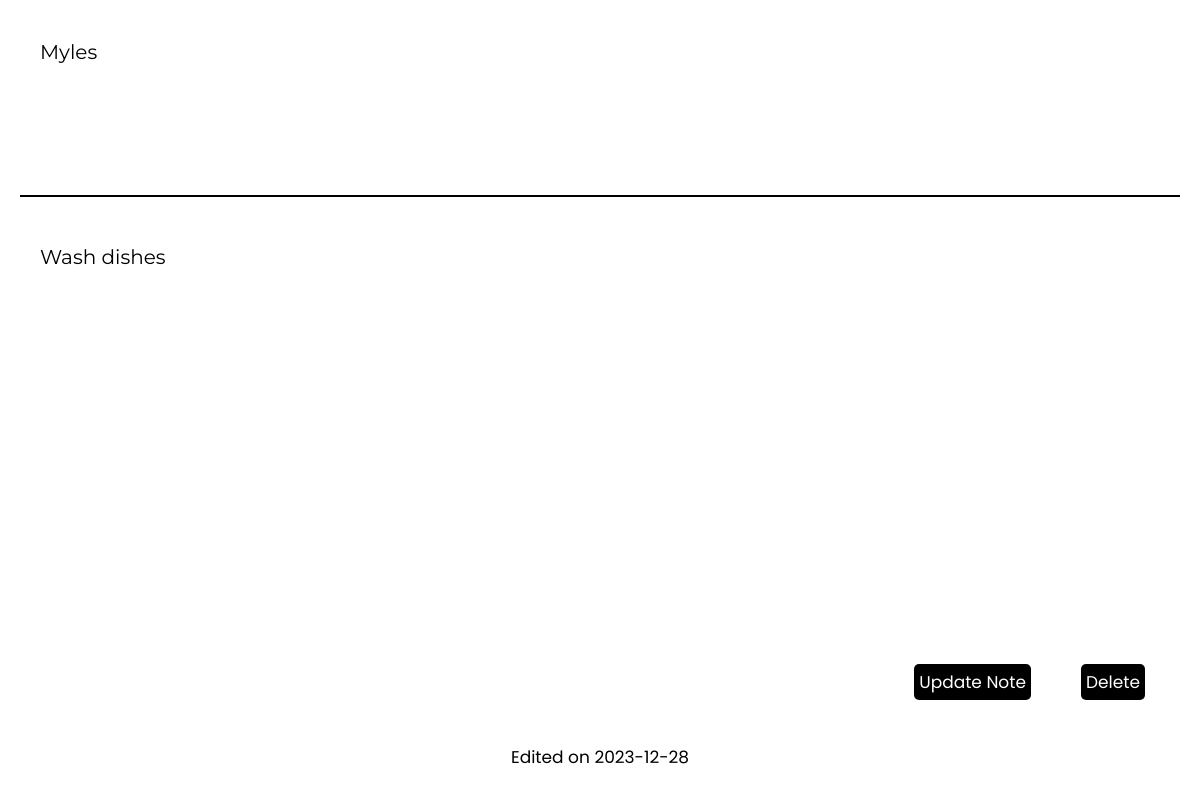
/post/1, run on an earlier commit of the app's database.
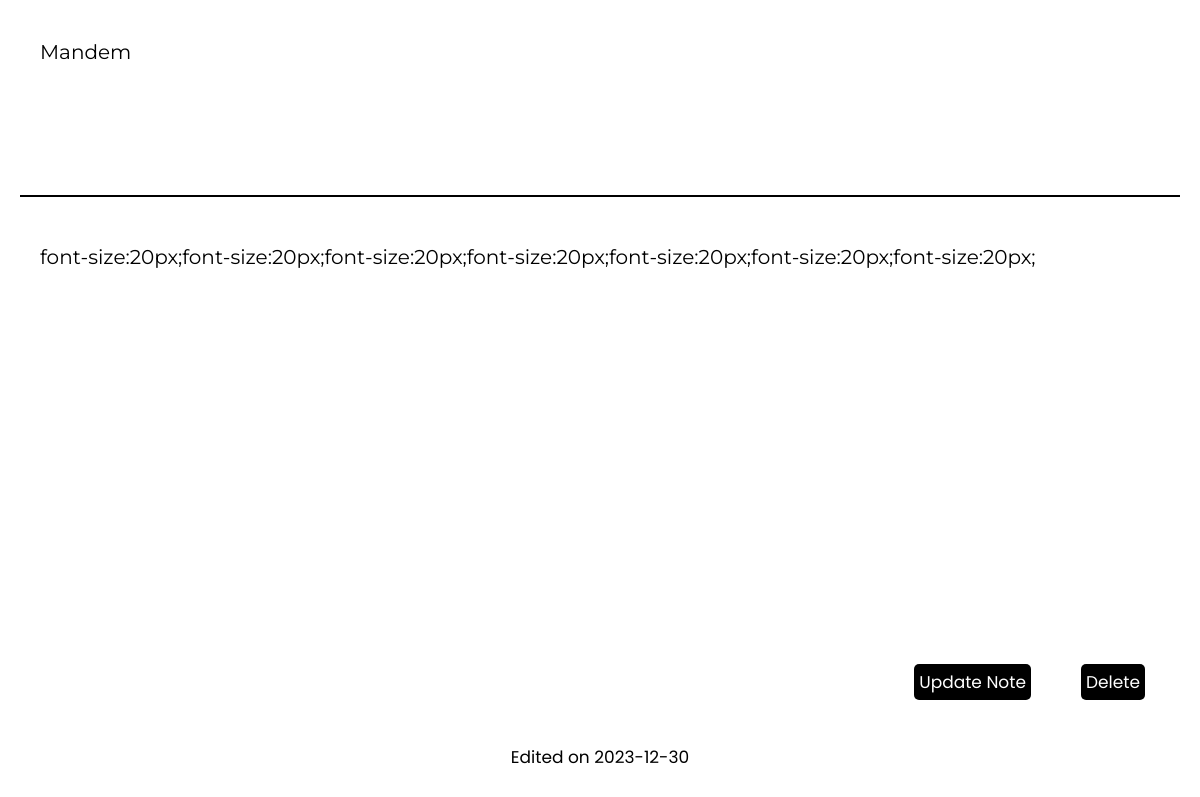
And on a later commit of the database.
### flaskapp/models.py (models this page shows, shortened)
class Post(db.Model):
        id = db.Column(db.Integer, primary_key=True)
        title = db.Column(db.String(100), nullable=False)
        date_posted = db.Column(db.DateTime, nullable=False, default=datetime.utcnow)
        content = db.Column(db.Text, nullable=False)
        user_id = db.Column(db.Integer, db.ForeignKey("user.id"), nullable=False)

### flaskapp/posts/routes.py (the view)
@posts.route("/post/<int:post_id>")
def post(post_id):
        post = Post.query.get_or_404(post_id)
        return render_template("viewnote.html", title=None, post=post)

### flaskapp/templates/viewnote.html
{% extends "layout.html" %}
{% block content %}
	<div class="note_context">
		<div class="title">{{ post.title }} </div>
		<span class="separator"></span>
                <div class="note">{{ post.content }}</div>
        </div>
        <div class="buttons">
                <a href="{{ url_for('posts.update_post', post_id=post.id )}}"><button>Update Note</button></a>
                <form action="{{ url_for('posts.delete_post', post_id=post.id ) }}" method="POST">
                        <input type="submit" class="delete-button" value="Delete">
                </form>
        </div>
        <span class="date-time-stamp dts">Edited on {{ post.date_posted.strftime('%Y-%m-%d') }}</span>
{% endblock %}

### flaskapp/templates/layout.html (shortened to what this page needs)
<!DOCTYPE html>
<html>
<head>
	{% if title %}
	<title>NOTES - {{ title }}</title>
	{% else %}
        <link rel="stylesheet" href="{{ url_for('static' ,filename='styles/viewnote.css') }}">
	{% endif %}
	<link rel="stylesheet" href="{{ url_for('static', filename='styles/layout.css') }}">
</head>
<body>
	<div class="container">
		{% block content %}
		{% endblock %}
	</div>
</body>
</html>

### flaskapp/static/styles/viewnote.css (style rules this page uses)
* { padding: 0; margin: 0; box-sizing: border-box; font-family: 'Poppins' , sans-serif; }
.note_context { display:grid; grid-template-rows: 150px 5px 1fr; gap:25px; margin:20px; }
.title, .note { font-size: 20px; padding:20px; font-family:"Montserrat"; }
.separator { width:100%; background-color: black; height: 2px; }
.buttons { display: flex; position:fixed; flex-direction: row; gap:50px; bottom:100px; right:55px; }
.buttons form input, .buttons a button { background-color: black; padding:5px; border:none; color:white; border-radius: 5px; cursor: pointer; font-size: 17px; }
.dts { position: fixed; bottom:30px; transform:translateX(-50%); left:50%; font-size:17px; }

What changed in the data, as far as the page shows it:
changed Post: title "Myles" → "Mandem"; content "Wash dishes" → "font-size:20px;font-size:20px;font-size:20px;font-size:20px;font-size:20px;font-size:20px;font-size:20px;"; date_posted "2023-12-28" → "2023-12-30"
